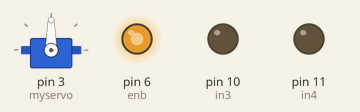
Bench run of a sketch on a simulated Arduino Uno, built with avr-gcc and run on an emulated ATmega328P. Shown: servo, output pins drawn as LEDs (lit = HIGH).

Above: at 0.1 s.
At 1.1 s:
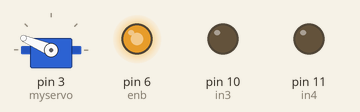
Timing chart, 0 to 2.6 s (numbered marks = the images above):
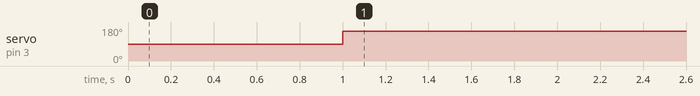

Measured:
- by itself, servo on pin 3 (myservo): 90° → 157° at 1.0 s

The sketch:

S2_Basic_move_after_self_balancing.ino
```cpp
int enb = 6;
int in3 = 10;
int in4 = 11;
#include <Servo.h>
Servo myservo;
int pos = 0;


void setup() {
  // put your setup code here, to run once:
  Serial.begin(9600);
  myservo.attach(3);
  pinMode(enb, OUTPUT);
  pinMode(in3, OUTPUT);
  pinMode(in4, OUTPUT);
  analogWrite(enb, 200);
  delay(1000);
}

void loop() {
//  //  digitalWrite(in3, HIGH);
//  //  digitalWrite(in4, LOW);
//  //  delay(5000);
//
//  //  digitalWrite(in3, LOW);
//  //  digitalWrite(in4, LOW);
//  for (pos = 0; pos <= 180; pos += 1) {
//    myservo.write(pos);
//  }
//  delay(1000);
//
//  for (pos = 180; pos >= 0; pos -= 1) {
//    myservo.write(pos);
//     }
//  delay(1000);
//  //  digitalWrite(in3, HIGH);
//  //  digitalWrite(in4, LOW);
//  //  myservo.write(0);
//  //  delay(5000);
//  //  delay(2000);
myservo.write(157);
delay(100000);
}
```
